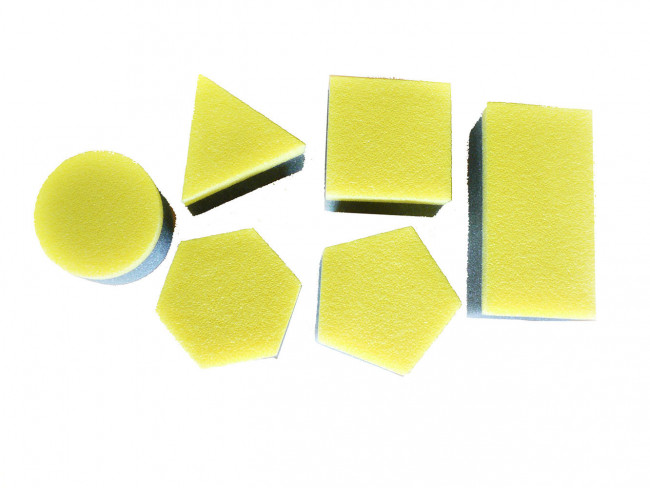
#> input picture PS_03/images/formas.jpg, 650 x 488 px
$ python 1.py
#> lines starting #> are read from the running program, lines starting #| are printed output that depends on the picture; after the words box and inside, x2 and y2 are one past the last pixel; in counts of white or black regions, pixels touching at a corner belong together; long printed decimals are rounded
import numpy as np
import argparse
import cv2

T = 250

original = cv2.imread("images/formas.jpg")
#> original is the input picture: shape (488, 650, 3); mean B, G, R 204.5, 241.8, 242
image = cv2.imread("images/formas.jpg", 0);
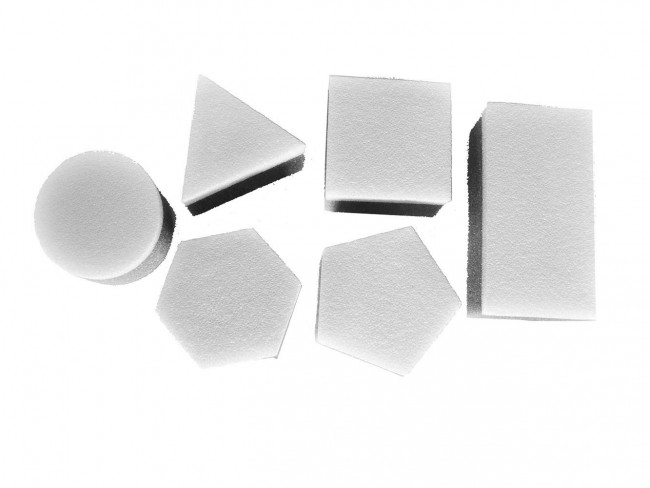
#> image: shape (488, 650); min 23, max 255, mean 237.6
J = image.copy()

height, width = image.shape
#> height = 488; width = 650

for x in range(0, width):
    for y in range(0, height):
    	if J[y,x] < T:
    		J[y,x] = 0
    	else:
    		J[y,x] = 255
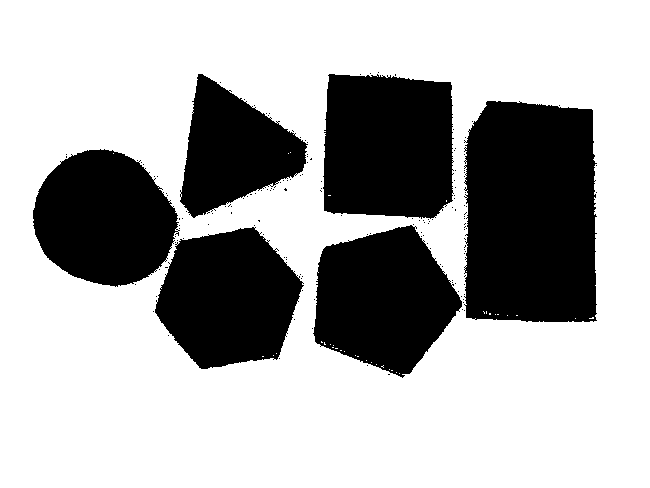
#> J: shape (488, 650); 68.1% white; 155 black regions (149 under 20 px)

ret, thresh = cv2.threshold(J, 0, 255, 0)
contours, hierarchy = cv2.findContours(thresh, 1, 2)
#> contours = 342 contours, 335 with area under 20; largest, box (x1, y1, x2, y2) and area: (0, 0, 650, 488) 316063, (464, 100, 598, 323) 27692, (322, 73, 455, 220) 17566, (312, 224, 463, 379) 15904, (154, 226, 305, 370) 15361, (32, 148, 180, 288) 15127, (179, 73, 309, 219) 10779

components = len(contours) - 1
#> components = 341

print("Total area: {}".format(height*width))
#| Total area: 317200
print("Number of black components: {}\n".format(components))
#| Number of black components: 341

for i in range(components):
    cnt = contours[i]
    area = cv2.contourArea(cnt)
    if area > 1000:
        perimeter = cv2.arcLength(cnt,True)
        print("Componente {}: ".format(i+1))
        print("Area: {}".format(area))
        print("Perimetro: {}\n".format(perimeter))
#> this loop made 341 passes
#> (area, perimeter) on passes 148, 151, 297, 328, 338, 339: (15361, 527.7), (15904, 538.8), (15127, 519.5), (27692, 809.9), (17566.5, 593.5), (10779, 510.6)
#| Area: 15361.0
#| Perimetro: 527.671
#| Area: 15904.0
#| Perimetro: 538.843
#| Area: 15127.0
#| Perimetro: 519.470
#| Area: 27692.0
#| Perimetro: 809.897
#| Area: 17566.5
#| Perimetro: 593.546
#> (further printed lines are left out)

cv2.imshow("Image", original)
cv2.imshow("Binary Image", J)

while(1):
	key = cv2.waitKey(20) & 0xFF
#> (key Esc is pressed here)
	if key == 27:
		break

$ run again, with PS_03/images/lines_1.jpg copied over PS_03/images/formas.jpg
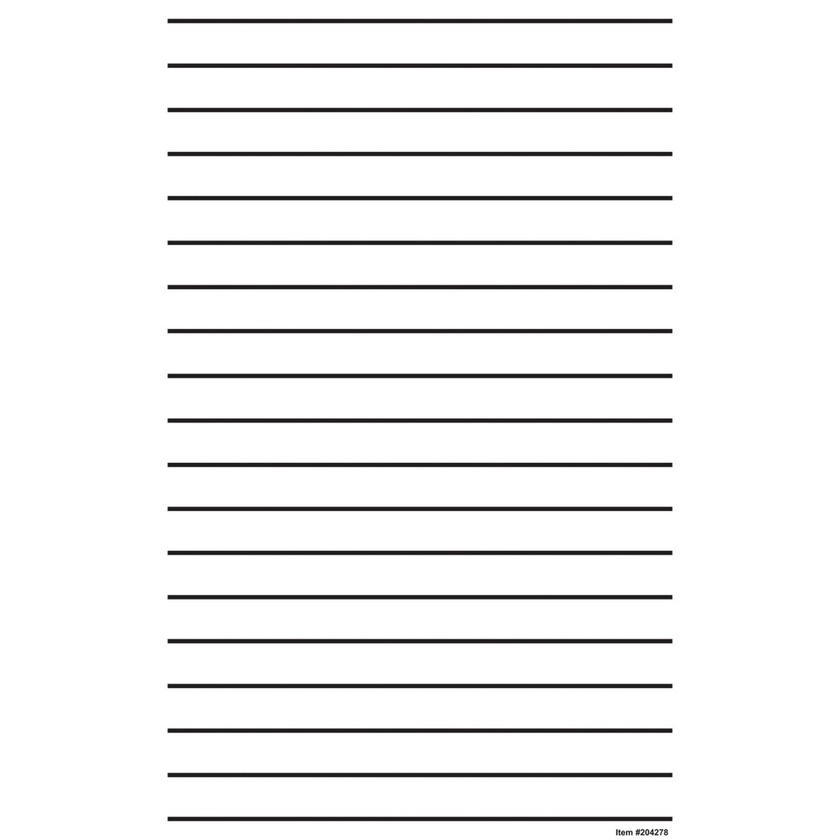
#> input picture PS_03/images/lines_1.jpg, 840 x 840 px, shrunk from 1280 x 1280 before the run
#> original is the input picture: shape (840, 840, 3); mean B, G, R 241.5, 241.4, 241.6
#> after the loop `for x in range(0, width):`:
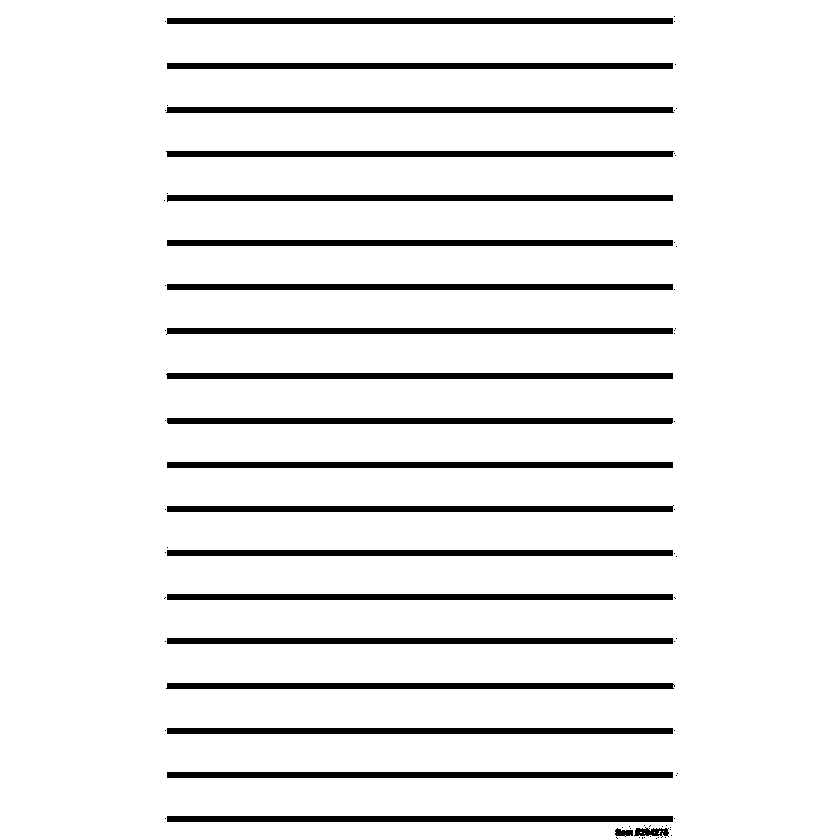
#> J: shape (840, 840); 91.8% white; 78 black regions (57 under 20 px)
#> contours = 98 contours, 76 with area under 20; largest, box (x1, y1, x2, y2) and area: (0, 0, 840, 840) 703921, (165, 682, 675, 690) 3551, (165, 150, 675, 158) 3550, (165, 106, 675, 114) 3550, (166, 194, 674, 203) 3548
#> components = 97
#| Total area: 705600
#| Number of black components: 97
#> the loop `for i in range(components):` made 97 passes
#> (area, perimeter) on passes 37, 40, 43, 45, 49, 54, 58, 62: (3547, 1025.7), (3547, 1025.7), (3547, 1025.7), (3551, 1029.3), (3547, 1025.7), (3547, 1025.7), (3547, 1025.7), (3547, 1025.7)
#> (printed output is left out)
